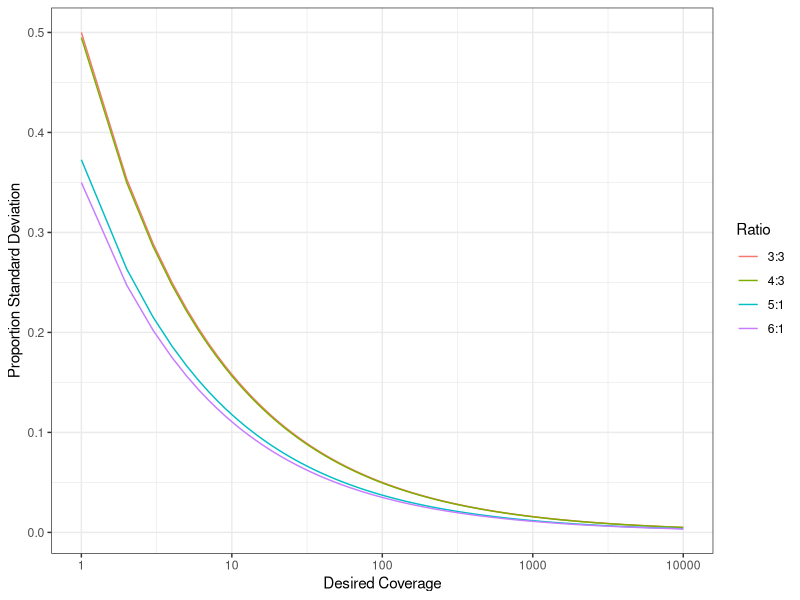

The R script that drew this image:
## ---- chunk 1
library(reshape2)
library(ggplot2)
library(stringr)
library(xtable)
sessionInfo()
## ---- chunk 2
coverage <- c(1:500,seq(from = 510, to = 10000, by = 10))
ratio_levels <- c("x6:1","x5:1","x4:3","x3:3")
power_df <- data.frame(coverage)
ratios <-c(6/7,5/6,4/7,3/6)
for(i in 1:4){
  power_cal <- sqrt((ratios[i]*(1-ratios[i])/coverage))
  power_df[,ratio_levels[i]] <- power_cal                  
}
power_dfm <- melt(power_df, id = "coverage")
power_dfm$Ratio <- str_replace(power_dfm$variable, "x","")
## ---- chunk 3
ggplot(power_dfm) + geom_line(aes(x = coverage, y = value, color = Ratio)) + scale_x_log10() + labs(x = "Desired Coverage", y = "Proportion Standard Deviation") + theme_bw()
## ---- chunk 4
pwr <- data.frame(abd_ratio = c("6:1","5:1","4:3","3:3"), ratios, sd = 1/(4*(c(7,6,7,6))))
pwr$cov <- (pwr$ratios * (1-pwr$ratios))/pwr$sd^2
colnames(pwr) <- c("Abundant Base Ratios","Abundant Base Proportions","Standard Deviation", "Desired Coverage")                                  
## ---- chunk 5
coverage_table <- xtable(pwr, caption = "Desired coverage for consensus abundant base ratios",
                         align = c("c","c","c","c","c"), digits = 3)
print.xtable(coverage_table, type = "html", caption.placement = "top", include.rownames=FALSE)
